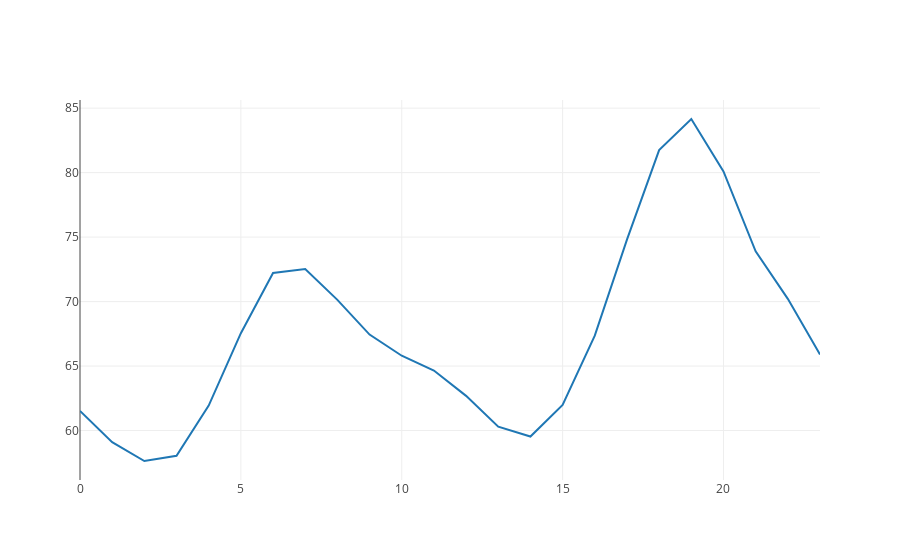

Notebook code cell kept with this figure:
### Code cell
def precioHistoricoPromedioPorHora = {
    val df = dfMercados
        .select("Valor_Mercado_Spot", "Fecha")
        .groupBy(date_format(col("Fecha"), "HH").as("Hora"))
        .agg(avg("Valor_Mercado_Spot").as("PromedioPorHora"))
        .orderBy(col("Hora"))

    val seqPrecioEnergia = df.select("PromedioPorHora").as[Double].collect.toSeq
    val seqAños = df.select("Hora").as[String].collect.toSeq

    val trace =  Scatter(seqAños, seqPrecioEnergia, name = "€/MWh")
     
    val data = Seq(trace)
    plot(data)
}
precioHistoricoPromedioPorHora

### Figure 1 — Plotly figure (JSON) as saved in the notebook; plotly's stock layout.template omitted (floating-point values rounded to 4 significant figures)
{"data": [{"name": "€/MWh", "type": "scatter", "x": ["00", "01", "02", "03", "04", "05", "06", "07", "08", "09", "10", "11", "12", "13", "14", "15", "16", "17", "18", "19", "20", "21", "22", "23"], "y": [61.52, 59.1, 57.64, 58.04, 61.93, 67.55, 72.22, 72.53, 70.13, 67.44, 65.8, 64.65, 62.69, 60.3, 59.53, 61.99, 67.36, 74.81, 81.75, 84.16, 80.09, 73.89, 70.21, 65.9]}], "layout": {"autosize": true, "xaxis": {"autorange": true, "range": [0, 23], "type": "linear"}, "yaxis": {"autorange": true, "range": [56.17, 85.63], "type": "linear"}}}
